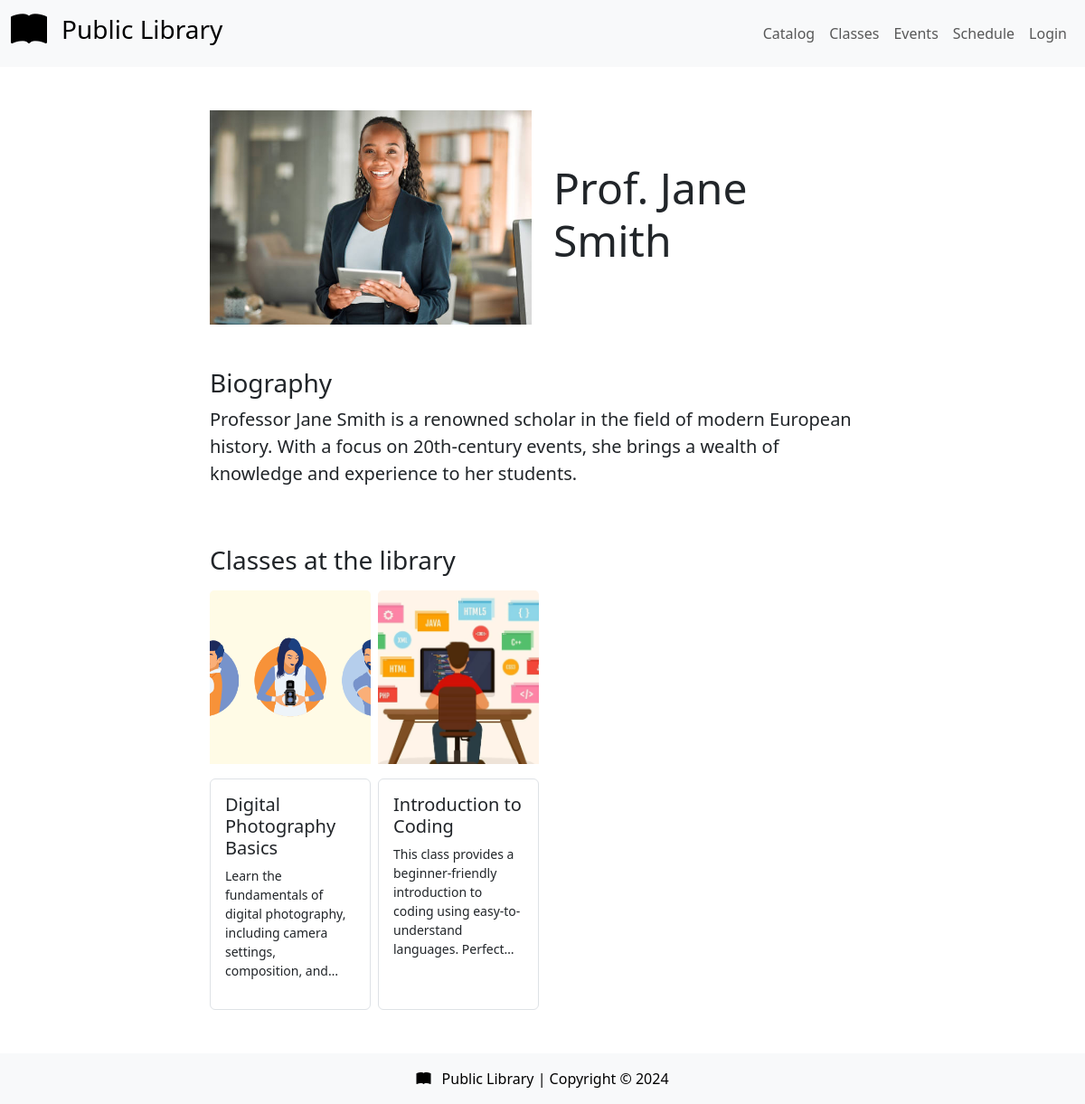
The page /views/pages/view-instructor.php?instructorId=2 on the database its author committed.
### tables this page shows
CREATE TABLE LIB_INSTRUCTOR (
    InstructorID TINYINT AUTO_INCREMENT PRIMARY KEY,
    Name VARCHAR(100) NOT NULL,
    Gender CHAR(1),
    Bio TEXT,
    ImagePath VARCHAR(255)
);

### helpers.php (called while the page is built, shortened)
<?php
function prepSanitaryData($conn, $string) {
    $trimmed = trim($string);
    return $trimmed;
}

### views/pages/view-instructor.php (the view)
<?php include_once '../partials/head.php'; ?>
<?php include_once '../partials/navbar.php'; ?>
<main>
    <div class="container mt-5">
        <div class="row justify-content-center">
            <?php
                require_once '../../config/dbauth.php';
                require_once '../../helpers.php';
                $conn = connect();
                $instructorId = prepSanitaryData($conn, $_GET['instructorId']);
                $queryFramework = <<<_END
                    SELECT
                    li.*
                    ,CONCAT('[',
                        GROUP_CONCAT(
                            DISTINCT CONCAT(
                                '{"id":', lc.ClassID,
                                ',"title":"', REPLACE(lc.Title, '"', '\"'),
                                '","description":"', REPLACE(lc.Description, '"', '\"'),
                                '","image":"', REPLACE(lc.ImagePath, '"', '\"'), '"}'
                            )
                            SEPARATOR ','
                        ),
                    ']') AS `CLASSES`
                    FROM LIB_CLASS lc
                    INNER JOIN LIB_CLASS_INSTRUCTOR lic ON lic.ClassID = lc.ClassID
                    INNER JOIN LIB_INSTRUCTOR li ON li.InstructorID = lic.InstructorID
                    INNER JOIN LIB_CLASS_SCHEDULE lcs ON lcs.ClassID = lc.ClassID
                    WHERE li.InstructorID = ?
                _END;
                $queryStmt = $conn->prepare($queryFramework);
                $queryStmt->bind_param("i", $instructorId);
                $queryStmt->execute();
                $result = $queryStmt->get_result();
                $result->data_seek(0);
                $row = $result->fetch_array(MYSQLI_ASSOC);
                $instructorImg = ($row['ImagePath'] ?? 'ImageDirectory/default-image.jpg');
                $classes = json_decode($row['CLASSES'], true);
                echo <<<_END
                    <div class="col-10 col-md-6 col-xl-4">
                        <img class="img-fluid" src='../../$instructorImg' alt="">
                    </div>
                    <div class="col-12 col-md-6 col-xl-4 mt-3 mt-md-0 d-flex flex-column justify-content-evenly">
                        <div>
                            <h1 class="display-5 mb-2">$row[Name]</h1>
                        </div>
                    </div>
                _END;
            ?>
        </div>
        <div class="row justify-content-center mt-5">
            <div class="col-md-8">
                <h3>Biography</h3>
                <p class="lead"><?php echo $row['Bio'] ?></p>
            </div>
        </div>
        <div class="row justify-content-center my-5">
            <div class="col-md-8">
                <h3 class="mb-3">Classes at the library</h3>
                <div class="row row-cols-1 row-cols-md-2 row-cols-xl-4 g-2">
                    <?php
                    foreach($classes as $class) {
                        $img = ($class['image'] ?? 'ImageDirectory/default-image.jpg');
                        echo <<<_END
                        <div class="col">
                            <div class="card border-0">
                                <img src="../../$img" class="card-img-top class-item-img mb-3" alt="...">
                                <div class="card-body border rounded" style="height:16rem">
                                    <h5 class="card-title mb-2">$class[title]</h5>
                                    <p class="card-text small text-truncate-multiline">$class[description]</p>
                                </div>
                                <a class="stretched-link" href="view-class.php?classId=$class[id]"></a>
                            </div>
                        </div>
                        _END;
                    }
                    ?>
                </div>
            </div>
        </div>
    </div>
</main>
<?php include_once '../partials/footer.php'; ?>

### styles.css (style rules this page uses)
.text-truncate-multiline { display: -webkit-box; -webkit-box-orient: vertical; overflow: hidden; text-overflow: ellipsis; -webkit-line-clamp: 6; height: calc(1.5em * 6); }
.class-item-img, .event-item-img { height: 12rem; object-fit: cover; }

### rows shown on the page
lib_instructor: ImagePath (picture), Name "Prof. Jane Smith", Bio "Professor Jane Smith is a renowned scholar in the field of modern European history. With a focus on 20th-century events, she brings a wealth of knowledge and experience to her students."

### other values the page prints
$authLang "Login"
$class[title] "Digital Photography Basics"
$class[description] "Learn the fundamentals of digital photography, including camera settings, composition,…"
$class[title] "Introduction to Coding"
$class[description] "This class provides a beginner-friendly introduction to coding using easy-to-understand languages.…"
